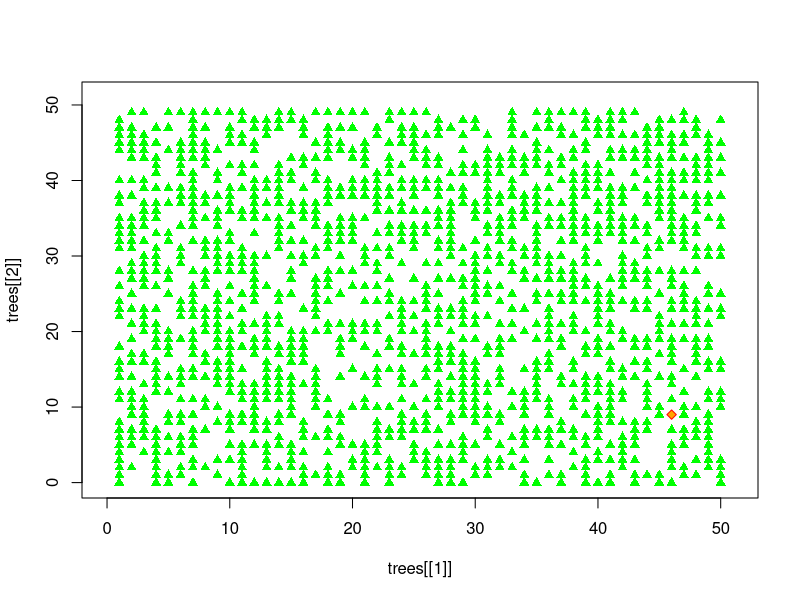
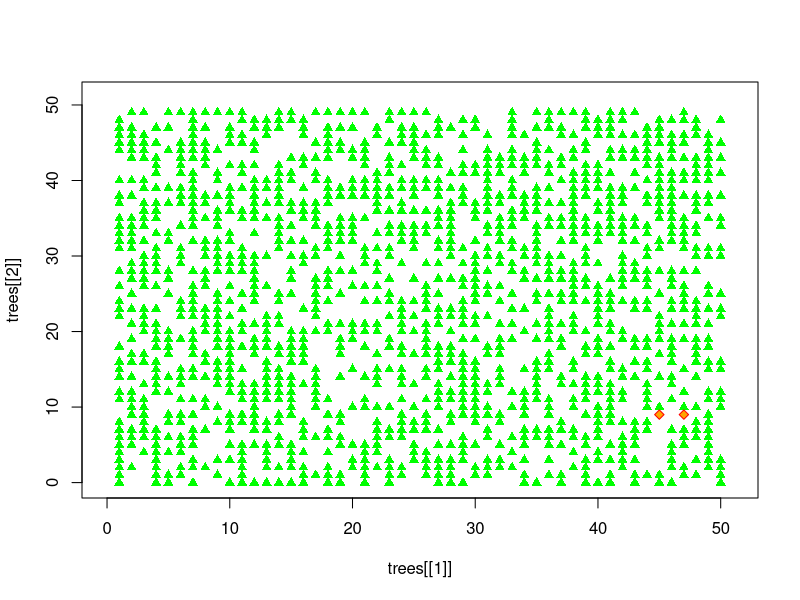
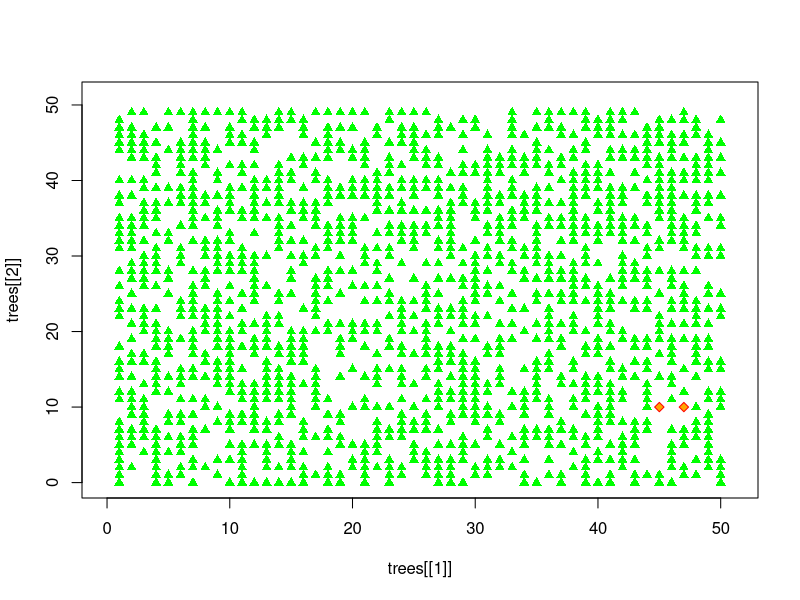
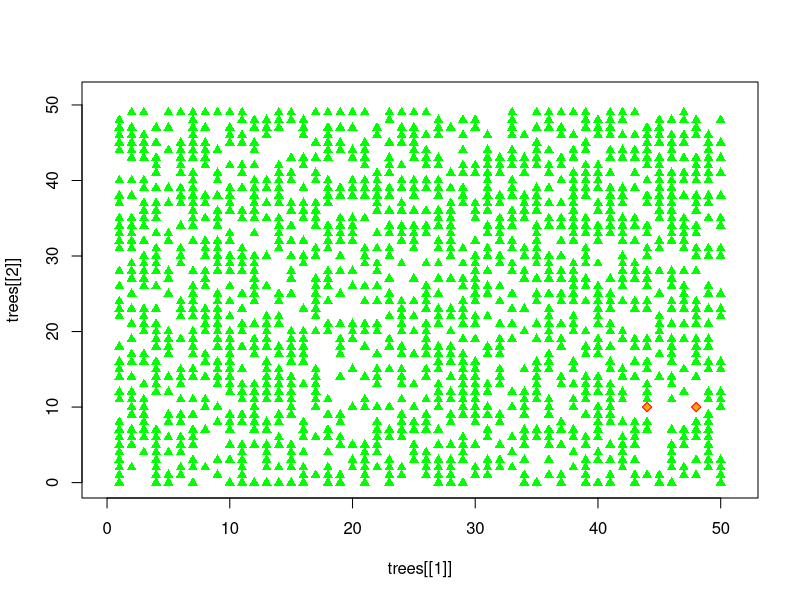
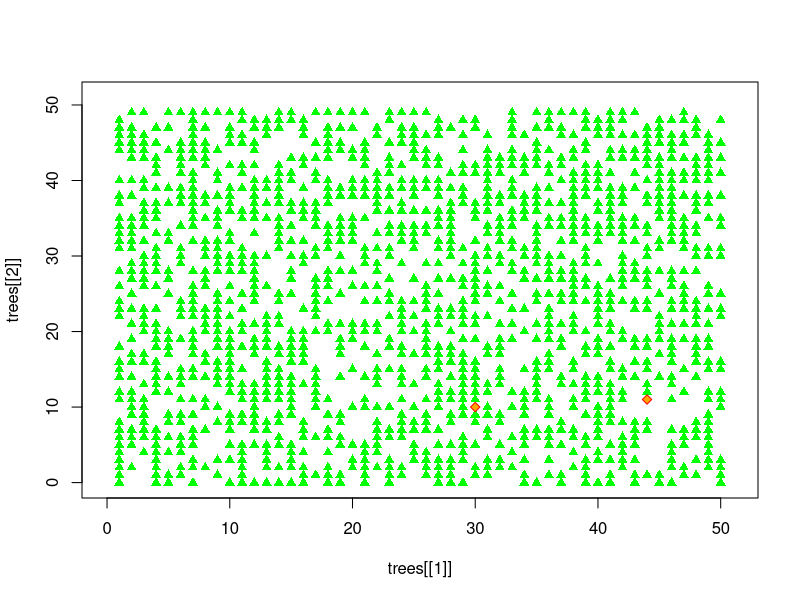
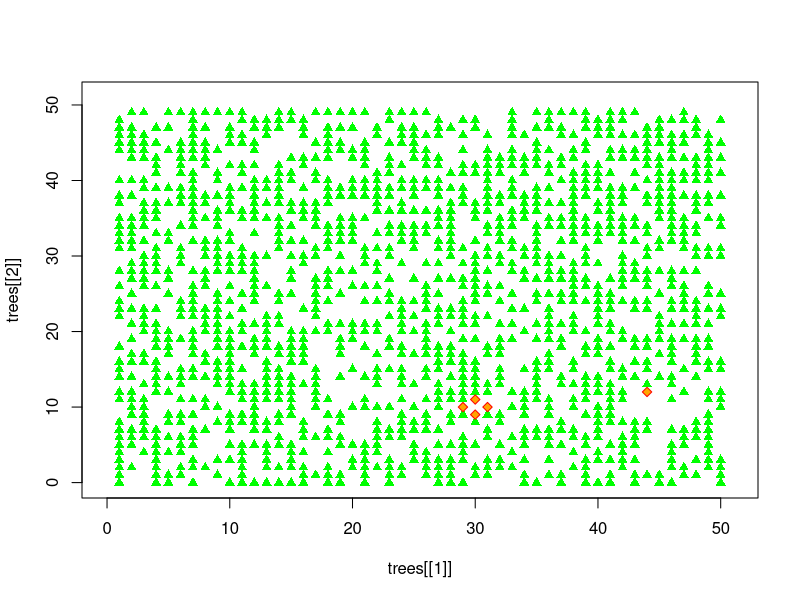
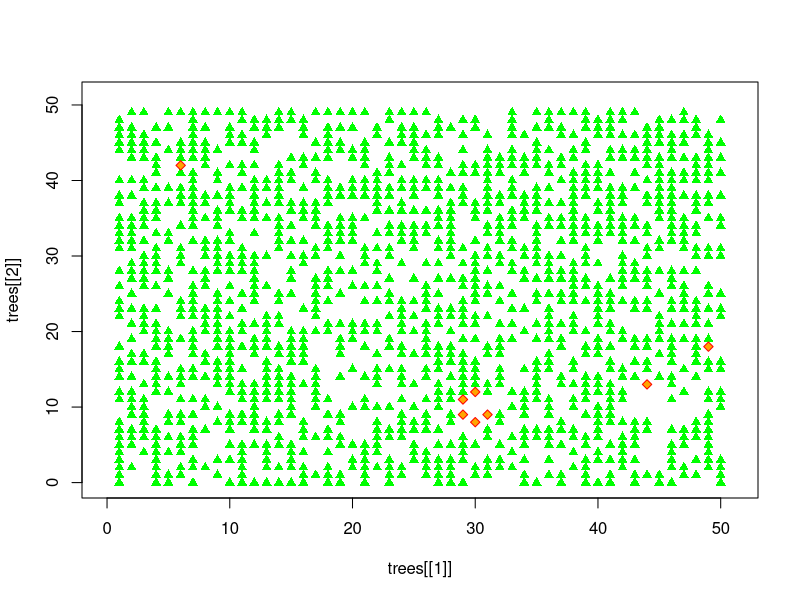
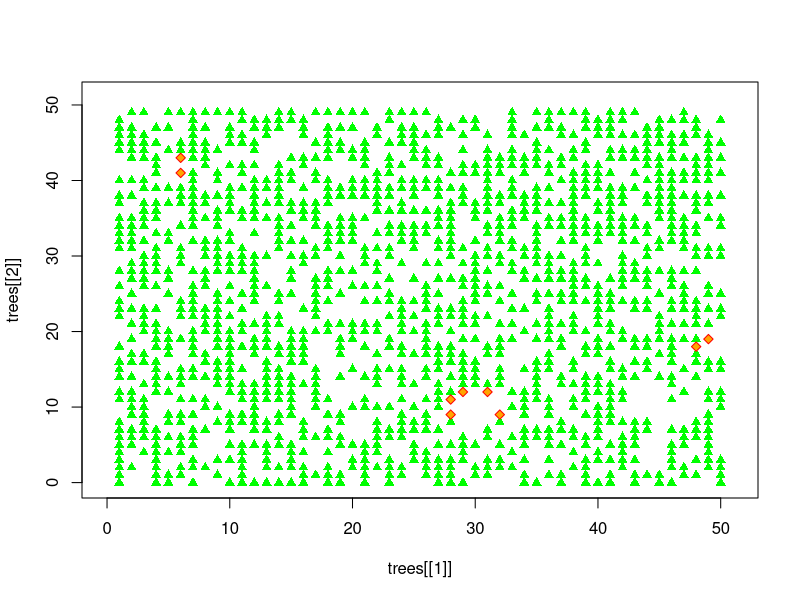

The R script that drew these images, in order:

# Forest fire simulation -- version 1.0
# (Shiflet section 10.3)
# CPSC 420 -- spring 2016

EMPTY <- 0
TREE <- 1
BURNING <- 2

points.for.grid <- function(grid,val) {
    xcoords <- vector()
    ycoords <- vector()
    for (row in 1:nrow(grid)) {
        for (col in 1:ncol(grid)) {
            if (grid[row,col] == val) {
                xcoords[length(xcoords)+1] <- col
                ycoords[length(ycoords)+1] <- nrow(grid) - row
            }
        }
    }
    return(list(xcoords,ycoords))
}

# Decide what to do with a particular site on the current time step, given its
# current state (site), the state of its four Von Neumann neighbors, and the
# simulation probabilities.
spread <- function(site, N, E, S, W, chance.immune, chance.lightning) {
    neighbors <- c(N,E,S,W)
    if (site == TREE) {
        if (any(neighbors==BURNING) && runif(1) > chance.immune) {
            return(BURNING)
        }
        return(ifelse(runif(1) < chance.lightning, BURNING, TREE))
    }
    return(EMPTY)
}

# Extend the lattice by duplicating the edge rows/columns.
extendLat1 <- function(grid) {
    grid <- rbind(grid[,1],grid,grid[,nrow(grid)])
    grid <- cbind(grid[,1],grid,grid[,ncol(grid)])
    return(grid)
}

# n - Number of rows (and columns) in square grid.
# prob.tree - Fraction of original grid squares that have trees.
# prob.burning - Fraction of original trees that are initially burning.
# chance.lightning - The probability of each tree spontaneously catching fire
#   every time step.
# chance.immune - The probability, each time step, that a non-burning tree
#   with at least one non-burning neighbor will nevertheless not catch on fire
#   that step.
# t - The number of time steps to simulate.
fire <- function(n, prob.tree=.6, prob.burning=.0005,
    chance.lightning=.0001, chance.immune=.05, t=500) {

    # The lattice is a 3-d cube, where dimensions 1 and 2 are the rows and
    # columns of the forest, and dimension 3 is the time step.
    lattice <- array(dim=c(n,n,t))

    lattice[,,1] <- ifelse(runif(n^2,min=0,max=1)<prob.tree,TREE,EMPTY)
    lattice[,,1] <- ifelse(lattice[,,1] == TREE & 
        runif(n^2)<prob.burning,BURNING,lattice[,,1])

    for (step in 2:t) {
        trees <- points.for.grid(lattice[,,step-1],TREE)
        burnings <- points.for.grid(lattice[,,step-1],BURNING)
        plot(trees[[1]],trees[[2]],pch=17,col="green",
            xlim=c(0,n+1),ylim=c(0,n+1))
        points(burnings[[1]],burnings[[2]],col="red",pch=23,bg="orange")
        big <- extendLat1(lattice[,,step-1])
        for (row in 2:(n+1)) {
            for (col in 2:(n+1)) {
                lattice[row-1,col-1,step] <- 
                    spread(
                        big[row,col],
                        big[row-1,col],
                        big[row,col+1],
                        big[row+1,col],
                        big[row,col-1],
                        chance.immune, chance.lightning)
            }
        }
    }

    return(lattice)
}

# Fire!
lattice <- fire(50)
